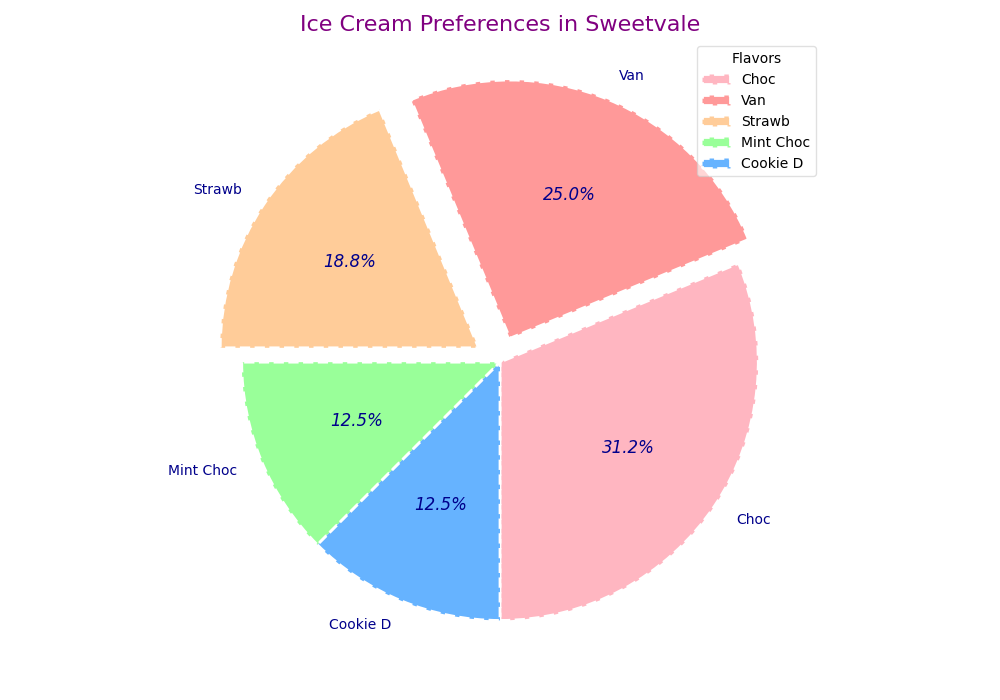

Generate this figure with Python:
import matplotlib.pyplot as plt

flavors = ['Choc', 'Van', 'Strawb', 'Mint Choc', 'Cookie D']
popularity = [25, 20, 15, 10, 10]

colors = ['#FFB6C1', '#FF9999', '#FFCC99', '#99FF99', '#66B3FF']  # Shuffled colors
explode = (0, 0.1, 0.1, 0, 0)  # Changed explode pattern

fig, ax = plt.subplots(figsize=(10, 7))

wedges, texts, autotexts = ax.pie(
    popularity, 
    labels=flavors, 
    autopct='%1.1f%%', 
    startangle=270,  # Changed to alter pie rotation
    colors=colors, 
    explode=explode,
    shadow=False,  # Removed shadow
    textprops=dict(color="darkblue"),  # Changed text color
    wedgeprops=dict(edgecolor='w', linestyle='--', linewidth=2)  # Changed border style
)

plt.setp(autotexts, size=12, fontstyle="italic")  # Changed text style

ax.set_title(
    "Ice Cream Preferences in Sweetvale", 
    fontsize=16, color='purple'  # Changed title styling
)
# Changed legend properties
ax.legend(
    wedges, flavors, title="Flavors", loc="upper right", frameon=True, framealpha=0.6
)

plt.tight_layout()

plt.show()
